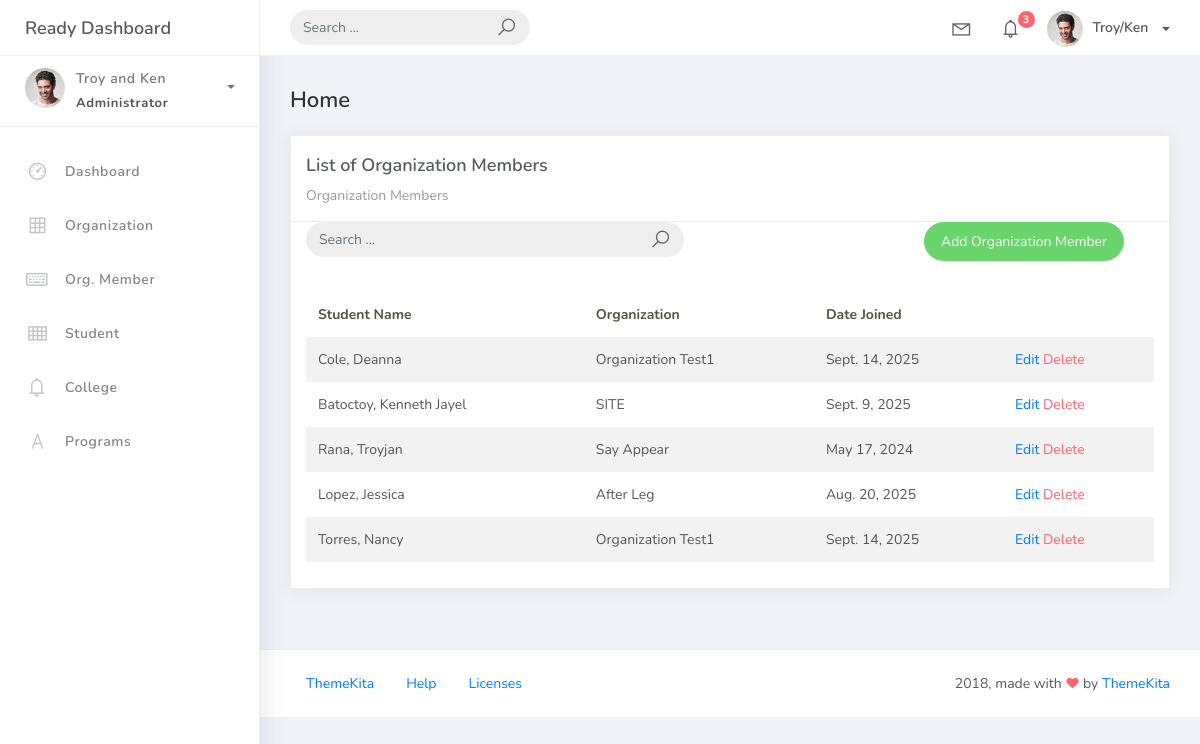
The page /orgmember_list on the database as committed earlier.
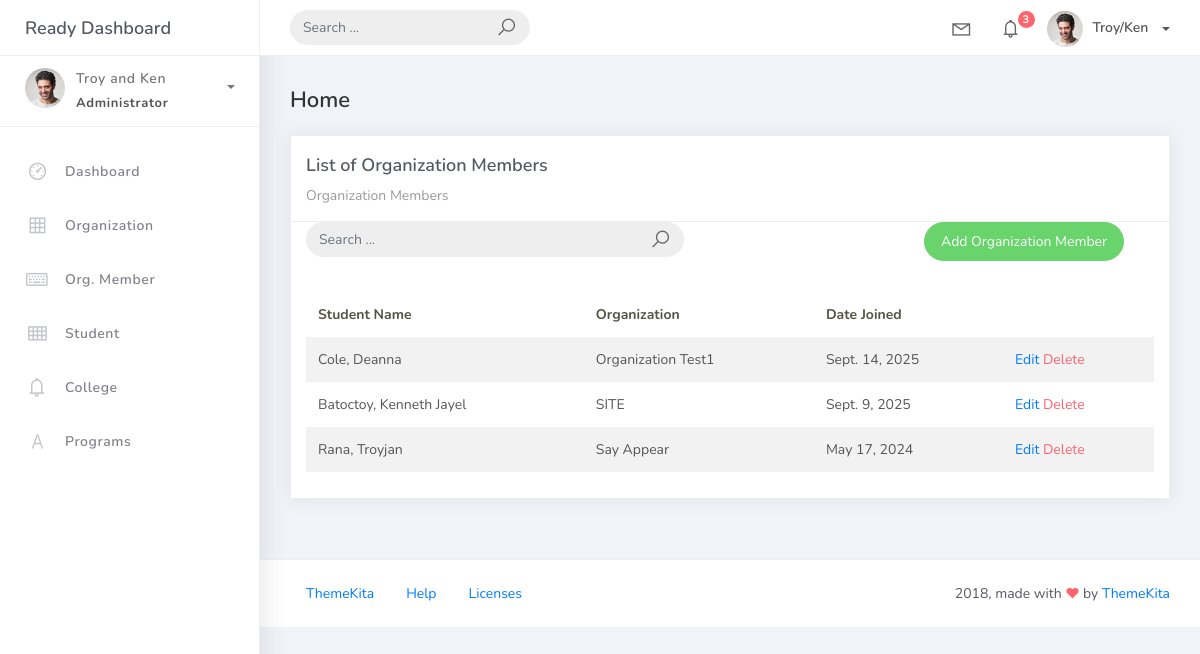
The same page on the database as committed later.
### studentorg/models.py (models this page shows)
class BaseModel(models.Model):
    created_at = models.DateTimeField(auto_now_add=True, db_index=True)
    updated_at = models.DateTimeField(auto_now=True)
    class Meta:
        abstract = True

class OrgMember(BaseModel):
    student = models.ForeignKey(Student, on_delete=models.CASCADE)
    organization = models.ForeignKey(Organization, on_delete=models.CASCADE)
    date_joined = models.DateField()

class Student(BaseModel):
    student_id = models.CharField(max_length=15)
    lastname = models.CharField(max_length=25)
    firstname = models.CharField(max_length=25)
    middlename = models.CharField(max_length=25, blank=True, null=True)
    program = models.ForeignKey(Program, on_delete=models.CASCADE)
    def __str__(self):
        return f"{self.lastname}, {self.firstname}"

class Organization(BaseModel):
    name = models.CharField(max_length=250)
    college = models.ForeignKey(College, null=True, blank=True, on_delete=models.CASCADE)
    description = models.CharField(max_length=500)
    def __str__(self):
        return self.name

### studentorg/views.py (the view)
# urls.py: path('orgmember_list', OrgMemberList.as_view(), name='orgmember-list'),
class OrgMemberList(ListView):
    model = OrgMember
    context_object_name = 'orgmember'
    template_name = 'orgmember_list.html'
    paginate_by = 5

### templates/orgmember_list.html (shortened to what this page needs)
{% extends 'base.html' %}
{% load static %}
{% block content %}
<div class="content">
    <div class="container-fluid">
        <h4 class="page-title">Home</h4>
        <div class="row">
            <div class="col-md-12">
                <div class="card">
                    <div class="card-header">
                        <div class="card-title">List of Organization Members</div>
                        <div class="card-category">Organization Members</div>
                    </div>
<div class="col-md-12 row">
    <div class="col-md-6">
        <form class="navbar-left navbar-form nav-search mr-md-3" action="">
            <div class="input-group">
                <input type="text" placeholder="Search ..." class="form-control" />
                <div class="input-group-append">
                    <span class="input-group-text">
                        <i class="la la-search search-icon"></i>
                    </span>
                </div>
            </div>
        </form>
    </div>
    <div class="col-md-6">
        <div class="pull-right">
            <a href="{% url 'orgmember-add' %}" class="btn btn-success btn-rounded">Add Organization Member</a>
        </div>
    </div>
</div>
                    <div class="card-body">
                        <table class="table table-striped mt-3">
                            <thead>
                                <tr>
                                    <th scope="col">Student Name</th>
                                    <th scope="col">Organization</th>
                                    <th scope="col">Date Joined</th>
                                </tr>
                            </thead>
                            <tbody>
                                {% for object in object_list %}
                                <tr>
                                    <td>{{ object.student }}</td>
                                    <td>{{ object.organization }}</td>
                                    <td>{{ object.date_joined }}</td>
                                     <td>
                                        <a href="orgmember_list/{{object.id}}">Edit</a>
                                        <a href="orgmember_list/{{object.id}}/delete" class="text-danger">Delete</a>
                                    </td>
                                {% endfor %}
                            </tbody>
                        </table>
                    </div>
                </div>
            </div>
        </div>
    </div>
</div>
{% endblock %}

### templates/base.html (shortened to what this page needs)
{% load static %}
<!DOCTYPE html>
<html>
<head>
	<link rel="stylesheet" href= "{% static 'css/bootstrap.min.css' %}">
	<link rel="stylesheet" href="{% static 'css/ready.css' %}">
	<link rel="stylesheet" href="{% static 'css/demo.css' %}">
</head>
<body>
	<div class="wrapper">
		<div class="main-header">
			<div class="logo-header">
				<a href="index.html" class="logo">
					Ready Dashboard
				</a>
			</div>
			<nav class="navbar navbar-header navbar-expand-lg">
				<div class="container-fluid">
					<form class="navbar-left navbar-form nav-search mr-md-3" action="">
						<div class="input-group">
							<input type="text" placeholder="Search ..." class="form-control">
							<div class="input-group-append">
								<span class="input-group-text">
									<i class="la la-search search-icon"></i>
								</span>
							</div>
						</div>
					</form>
					<ul class="navbar-nav topbar-nav ml-md-auto align-items-center">
						<li class="nav-item dropdown hidden-caret">
							<a class="nav-link dropdown-toggle" href="#" id="navbarDropdown" role="button" data-toggle="dropdown" aria-haspopup="true" aria-expanded="false">
								<i class="la la-envelope"></i>
							</a>
						</li>
						<li class="nav-item dropdown hidden-caret">
							<a class="nav-link dropdown-toggle" href="#" id="navbarDropdown" role="button" data-toggle="dropdown" aria-haspopup="true" aria-expanded="false">
								<i class="la la-bell"></i>
								<span class="notification">3</span>
							</a>
						</li>
						<li class="nav-item dropdown">
							<a class="dropdown-toggle profile-pic" data-toggle="dropdown" href="#" aria-expanded="false"> <img src="{% static 'img/profile.jpg' %}" alt="user-img" width="36" class="img-circle"><span >Troy/Ken</span></span> </a>
							</li>
						</ul>
					</div>
				</nav>
			</div>
			<div class="sidebar">
				<div class="scrollbar-inner sidebar-wrapper">
					<div class="user">
						<div class="photo">
							<img src="{% static 'img/profile.jpg' %}">
						</div>
						<div class="info">
							<a class="" data-toggle="collapse" href="#collapseExample" aria-expanded="true">
								<span>
									Troy and Ken
									<span class="user-level">Administrator</span>
									<span class="caret"></span>
								</span>
							</a>
						</div>
					</div>
					<ul class="nav">
						<li class="nav-item">
							<a href="index.html">
								<i class="la la-dashboard"></i>
								<p>Dashboard</p>
							</a>
						</li>
						<li class="nav-item">
							<a href="{%url 'organization-list' %}">
								<i class="la la-table"></i>
								<p>Organization</p>
							</a>
						</li>
						<li class="nav-item">
							<a href="{%url 'orgmember-list' %}">
								<i class="la la-keyboard-o"></i>
								<p>Org. Member</p>
							</a>
						</li>
						<li class="nav-item">
							<a href="{%url 'student-list' %}">
								<i class="la la-th"></i>
								<p>Student</p>
							</a>
						</li>
						<li class="nav-item">
							<a href="{%url 'college-list' %}">
								<i class="la la-bell"></i>
								<p>College</p>
							</a>
						</li>
						<li class="nav-item">
							<a href="{%url 'program-list' %}">
								<i class="la la-font"></i>
								<p>Programs</p>
							</a>
						</li>
					</ul>
				</div>
			</div>
			<div class="main-panel">
				{% block content %}
                {% endblock %}
				<footer class="footer">
					<div class="container-fluid">
						<nav class="pull-left">
							<ul class="nav">
								<li class="nav-item">
									<a class="nav-link" href="http://www.themekita.com">
										ThemeKita
									</a>
								</li>
								<li class="nav-item">
									<a class="nav-link" href="#">
										Help
									</a>
								</li>
								<li class="nav-item">
									<a class="nav-link" href="https://themewagon.com/license/#free-item">
										Licenses
									</a>
								</li>
							</ul>
						</nav>
						<div class="copyright ml-auto">
							2018, made with <i class="la la-heart heart text-danger"></i> by <a href="http://www.themekita.com">ThemeKita</a>
						</div>
					</div>
				</footer>
			</div>
		</div>
</body>
</html>

Rows that differ between the two databases and show on the page:
removed OrgMember: student "Lopez, Jessica", organization "After Leg", date_joined "Aug. 20, 2025"
removed OrgMember: student "Torres, Nancy", organization "Organization Test1", date_joined "Sept. 14, 2025"
